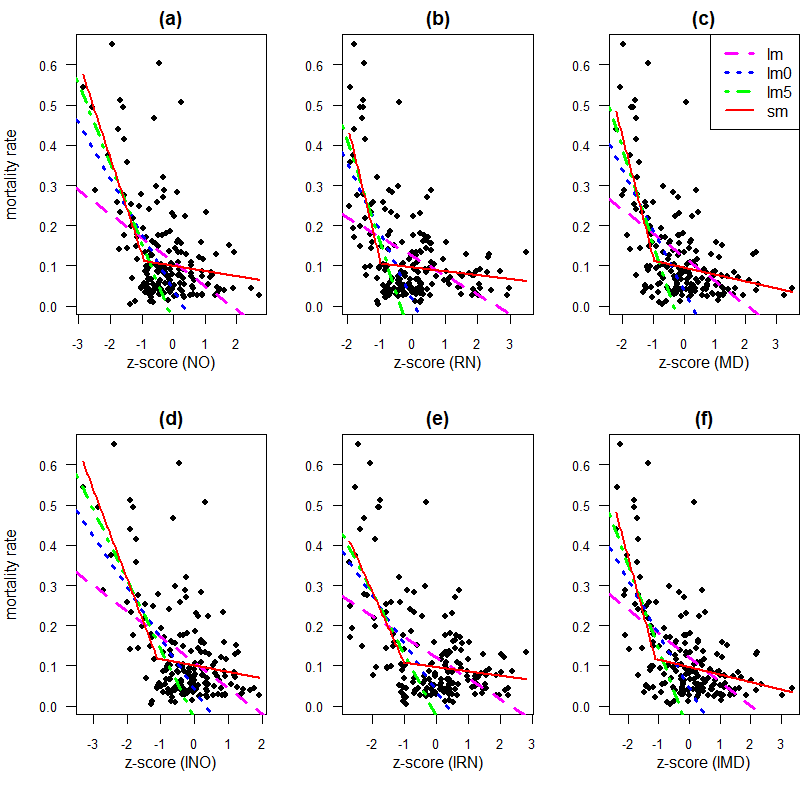

Recreate this plot in R.

if (system('hostname', TRUE) == "LAPTOP-IVSPBGCA") { setwd('C:/github/IBLI')
} else { setwd('C:/Users/camila/Google Drive/AfSF') }

library(dplyr)
library(raster)
library(agro)

n <- agrodata::data_ibli("marsabit_avhrr_ndvi") #NOAA
colnames(n)[1:5]
m <- agrodata::data_ibli("marsabit_modis_ndvi_agg") #MODIS
colnames(m)[1] <- toupper(colnames(m)[1])
colnames(m)[1:5]
p <- agrodata::data_ibli("marsabit_chirps_precipitation") #rainfall
colnames(p)[1:5]
p <- reshape2::melt(p, variable.name = "date", value.name = "rainfall",id.vars = "SUBLOCATION")
p$date <- as.Date(p$date, format = "X%Y%m%d")
n <- reshape2::melt(n, variable.name = "date", value.name = "noaa", id.vars = "SUBLOCATION")
n$date <- as.Date(n$date, format = "X%Y%m%d")
m <- reshape2::melt(m, variable.name = "date", value.name = "modis", id.vars = "SUBLOCATION")
m$date <- as.Date(m$date, format = "X%Y_%m_%d")

seasonMean <- function(year, df, seasons=1:2) {
	#df$date <- as.Date(df$date, format = "X%Y%m%d")
  res <- list()
  for (i in seasons) {
    season <- ifelse(i==1, "long", "short")
    if (season =="long") {
      sdate <- paste0(year, "-03-01")
      edate <- paste0(year, "-09-30")
      season <- "LRLD"
    } else if (season =="short") {
      sdate <- paste0(year-1, "-10-01")
      edate <- paste0(year, "-02-28")
      season <- "SRSD"
    } else {
      stop("Define season")
    }
    ydf <- df[df$date >= sdate & df$date <= edate, ]
    ym <- aggregate(ydf[,3], ydf[,1, drop=FALSE], mean, na.rm=T)
    ym$year <- year
    ym$season <- season
    res[[i]] <- ym    
  }  
  do.call(rbind, res)  
}

years <- 1982:2019
#CHIRPS
temp <- lapply(years, seasonMean, p)
p <- do.call(rbind, temp)
names(p)[2] <- "rainfall"

#NOAA NDVI
temp <- lapply(years, seasonMean, n)
n <- do.call(rbind, temp)
names(n)[2] <- "noaa"

#MODIS NDVI
years <- 2001:2019
temp <- lapply(years, seasonMean, m)
m <- do.call(rbind, temp)
names(m)[2] <- "modis"

mort <- agrodata::data_ibli("marsabit_mortality.rds")
mort2 <- mort[mort$type == "TLU", ]  # remote TLU for merging

amort <- aggregate(mort2[,c("stock_beginning", "loss"), drop=FALSE], mort2[, c("season","year","sublocation"), drop=FALSE], mean, na.rm=TRUE)
amort$mortality_rate <- (amort$loss / amort$stock_beginning) * 100


## Normal vs lognormal data treament 
zscore <- function(y, log=FALSE){
    # +.05 to avoid NA from log(x) where x <= 0
    if (log) y <- log(y+.05)
    (y - mean(y, na.rm=TRUE) ) / (sd(y, na.rm=TRUE))
}

#Create data frame
df1 <- merge(p, n, by = c("SUBLOCATION","year", "season")) #NOAA and CHIRPSs
df1 <- merge(df1, m, by = c("SUBLOCATION","year", "season"), all.x=TRUE)#Add modis data
#Compute Z-scores per season per sublocation
dff <- ungroup(mutate(group_by(df1, SUBLOCATION, season), znoaa=zscore(noaa), zrain=zscore(rainfall), zmodis=zscore(modis),  zlnoaa=zscore(noaa, TRUE), zlrain=zscore(rainfall, TRUE), zlmodis=zscore(modis, TRUE)))

colnames(amort)[3] <- "SUBLOCATION"
dff <- merge(dff, amort, by=c("year", "season", "SUBLOCATION"))

rrmse <- function(observed, predicted){ 
  error <- observed - predicted
  rmse <- sqrt(mean(error^2, na.rm=TRUE))
  nullerror <- observed - mean(observed)
  nullrmse <- sqrt(mean(nullerror^2, na.rm=TRUE))
  (nullrmse - rmse) / nullrmse
}

Rsq <- function(actual, predicted) { 
  d <- na.omit(data.frame(actual, predicted))
  1 - (sum((d$actual-d$predicted)^2)/ sum((d$actual - mean(d$actual))^2)) 
} 

library(segmented)
#MQS function
library(agro)
mqs_test <- function(rho, df){
  ce_base <- ce_income(df$capital, rho)
  ce_ins  <- ce_income(df$income_ins, rho)
  ce_ins - ce_base
}

get_benefit <- function(df, trigger, rho=1.5) {
  #Define trigger
  data <- na.omit(df)
  #trigger <- quantile(data$predicted_mortality, 0.80, na.rm=T)
  #Compute payouts
  data$payouts <- pmax(0, data$predicted_mortality - trigger)/100 * 1000
  #Compute Actuarily fair premiumL Premium with no mark up
  premium <- mean(data$payouts, na.rm=T)
  # markup 25%
  premium <- 1.25 * premium
  #Compute income with insurance
  data$income_ins   <- (data$capital + data$payouts) - premium
  #Determine insurance benefit
  mqs_test(rho, data)
}


regfun <- function(x, y, triggers, main="", label="", ylab="") {

y = y / 100

  df <- na.omit(data.frame(x=x, y=y))
  df0 <- df[df$x<0,]
  df5 <- df[df$x < -0.5,]
  test <- data.frame(matrix(nrow=4, ncol=6+length(triggers)))
  mqsn <- paste0("mqs", triggers)
  nt <- length(triggers)
  colnames(test) <- c("group", "model", "r2", "RMSE", "intercept", "slope", mqsn)
  test$group <- main
  test$model <- c("lm", "lm0", "lm5", "seg")

	xlab <- paste0("z-score (", main, ")")
 
  plot(y~x, pch=16, main=label, cex=0.9, cex.main=1.2, cex.axis=0.8, 
	cex.lab=1.2, xlab="", ylab="", las=1)

	title(xlab=xlab, line=2)
	title(ylab=ylab, line=3)

  ml <- lm(y~x, data=df)
  abline(ml, col="magenta", lwd=3, lty=2)  
  ml2 <- lm(y~x, data=df0)
  abline(ml2, col="blue", lwd=3, lty=3)  
  ml5 <- lm(y~x, data=df5)
  abline(ml5, col="green", lwd=3, lty=4)  

  sm <- segmented(ml, seg.Z = ~x, psi=0)
  plot.segmented(sm, add=T, lwd=2, lty=1, col="red") 
  
  df$capital <- (100 - df$y)/100 * 1000
  e <- predict(ml)
  df$predicted_mortality <- e
  
  for (i in 1:nt) test[1,i+6] <- get_benefit(df, triggers[i])
  test[1,3:4] <- c(Rsq(df$y, e), rrmse(df$y, e))
  test[1,5:6] <- coefficients(ml)
  
  e <- predict(ml2)
  df$predicted_mortality <- NA
  df$predicted_mortality[df$x<0] <- e
  for (i in 1:nt) test[2,i+6] <- get_benefit(df, triggers[i])

  test[2,3:4] <- c(Rsq(df0$y, e), rrmse(df0$y, e))
  test[2,5:6] <- coefficients(ml2)
  
  e <- predict(ml5)
  df$predicted_mortality <- NA
  df$predicted_mortality[df$x < -0.5] <- e
  for (i in 1:nt) test[3,i+6] <- get_benefit(df, triggers[i])
  test[3,3:4] <- c(Rsq(df5$y, e), rrmse(df5$y, e))
  test[3,5:6] <- coefficients(ml5)
  
  e <- predict(sm)
  df$predicted_mortality <- e
  for (i in 1:nt) test[4,i+6] <- get_benefit(df, triggers[i])
  
  test[4,3:4] <- c(Rsq(df$y, e), rrmse(df$y, e))
  segslope <- slope(sm)$x[1]
  bx = sm$psi[2]
  by = predict(sm, data.frame(x=-0.92))
  intercpt = segslope * -bx + by
  test[4,5:6] <- c(intercpt, segslope)

	if (label == "(c)") {  
	  legend("topright", c("lm", "lm0", "lm5", "sm"), col=c("magenta", "blue", "green", "red"), lwd=c(3,3,3,2), lty=c(2,3,4,1)) #, bty="n")
	  test
	}
}


#aggregate(dff[, "mortality_rate", drop=FALSE], dff[,"SUBLOCATION", drop=FALSE], function(i) #quantile(i, c(0.75, 0.8), na.rm=T))

res <- list()

png("figs/fig2.png", 800, 800, pointsize = 24)
par(mfrow=c(2, 3), mar=c(4.5, 4, 1.8, 0)) #c(bottom, left, top, right)
res <- list()
res$noaa <- regfun(dff$znoaa, dff$mortality_rate, trigs, "NO", "(a)", ylab="mortality rate")
res$rain <- regfun(dff$zrain, dff$mortality_rate, trigs, "RN", "(b)")
res$modis <- regfun(dff$zmodis, dff$mortality_rate, trigs, "MD", "(c)")

res$lognoaa <- regfun(dff$zlnoaa, dff$mortality_rate, trigs, "lNO", "(d)", ylab="mortality rate")
res$lograin <- regfun(dff$zlrain, dff$mortality_rate, trigs, "lRN", "(e)")
res$logmodis <- regfun(dff$zlmodis, dff$mortality_rate, trigs, "lMD", "(f)")
dev.off()



